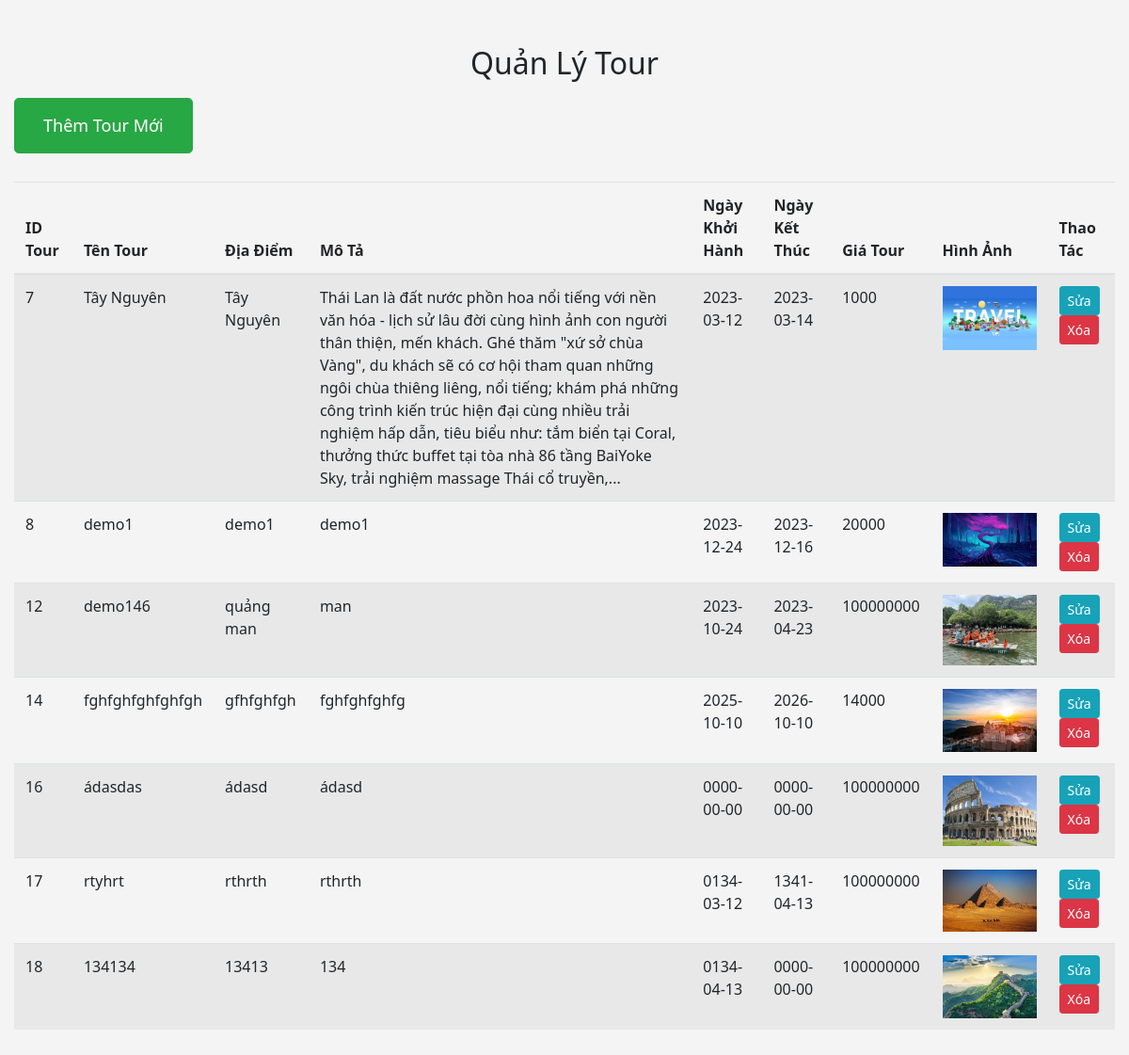
/admin/manage_tours.php, run on the app's committed database.
### tables this page shows
CREATE TABLE `tour` (
  `id_tour` int(11) NOT NULL,
  `ten_tour` varchar(255) NOT NULL,
  `dia_diem` varchar(100) NOT NULL,
  `mo_ta` text DEFAULT NULL,
  `ngay_khoi_hanh` date DEFAULT NULL,
  `ngay_ket_thuc` date DEFAULT NULL,
  `gia_tour` float DEFAULT NULL,
  `url_hinh` varchar(255) DEFAULT NULL
);

### includes/functions.php (called while the page is built, shortened)
<?php
include_once("../config/database.php");
function layDanhSachTour()
{
    global $conn;
    try {
        $query = "SELECT * FROM tour";
        $stmt = $conn->prepare($query);
        $stmt->execute();
        $result = $stmt->fetchAll(PDO::FETCH_ASSOC);
        return $result;
    } catch (PDOException $e) {
        echo "Lỗi: " . $e->getMessage();
        return false;
    }
}
?>

### admin/manage_tours.php (the view, shortened to what this page needs)
<?php
include("../includes/functions.php");
$tours = layDanhSachTour();
?>
<!DOCTYPE html>
<html lang="en">
<head>
    <link rel="stylesheet" href="https://maxcdn.bootstrapcdn.com/bootstrap/4.5.2/css/bootstrap.min.css">
</head>
<body>
    <div class="container">
        <h2 class="text-center mt-5">Quản Lý Tour</h2>
        <a href="add_tour.php" class="btn-action btn btn-success btn-lg">Thêm Tour Mới</a>
        <div class="table-responsive">
            <table class="table table-striped">
                <thead>
                    <tr>
                        <th>ID Tour</th>
                        <th>Tên Tour</th>
                        <th>Địa Điểm</th>
                        <th>Mô Tả</th>
                        <th>Ngày Khởi Hành</th>
                        <th>Ngày Kết Thúc</th>
                        <th>Giá Tour</th>
                        <th>Hình Ảnh</th>
                        <th>Thao Tác</th>
                    </tr>
                </thead>
                <tbody>
                    <?php foreach ($tours as $tour) : ?>
                        <tr>
                            <td><?= $tour['id_tour'] ?></td>
                            <td><?= $tour['ten_tour'] ?></td>
                            <td><?= $tour['dia_diem'] ?></td>
                            <td><?= $tour['mo_ta'] ?></td>
                            <td><?= $tour['ngay_khoi_hanh'] ?></td>
                            <td><?= $tour['ngay_ket_thuc'] ?></td>
                            <td><?= $tour['gia_tour'] ?></td>
                            <td><img src="../uploads/<?= $tour['url_hinh'] ?>" alt="Hình ảnh tour" style="max-width: 100px;"></td>
                            <td>
                            <a href="edit_tour.php?id=<?= $tour['id_tour'] ?>" class="btn btn-info btn-sm">Sửa</a>
                                <button class="btn btn-danger btn-sm" onclick="confirmDeleteTour(<?= $tour['id_tour']; ?>)">Xóa</button>
                            </td>
                        </tr>
                    <?php endforeach; ?>
                </tbody>
            </table>
        </div>
    </div>
</body>
</html>

### admin/manage_tours.php (style rules this page uses)
body { font-family: 'Segoe UI', Tahoma, Geneva, Verdana, sans-serif; background-color: #f4f4f4; margin: 0; padding: 0; }
.container { max-width: 1200px; margin: 20px auto; }
.btn-action { margin: 10px 0; font-size: 18px; padding: 15px 30px; }
.table-responsive { margin-top: 20px; }

### data on the page
tour: id_tour "7", ten_tour "Tây Nguyên", dia_diem "Tây Nguyên", mo_ta "Thái Lan là đất nước phồn hoa nổi tiếng với nền văn hóa - lịch sử lâu đời cùng hình ảnh con người thân thiện, mến khách. Ghé thăm \"xứ sở chùa Vàng\", du khách sẽ có cơ hội tham quan những ngôi chùa thiêng liêng, nổi tiếng; khám phá những công trình kiến trúc hiện đại cùng nhiều trải nghiệm hấp dẫn, tiêu biểu như: tắm biển tại Coral, thưởng thức buffet tại tòa nhà 86 tầng BaiYoke Sky, trải nghiệm massage Thái cổ truyền,...", ngay_khoi_hanh "2023-03-12", ngay_ket_thuc "2023-03-14", gia_tour "1000", url_hinh (picture)
tour: id_tour "8", ten_tour "demo1", dia_diem "demo1", mo_ta "demo1", ngay_khoi_hanh "2023-12-24", ngay_ket_thuc "2023-12-16", gia_tour "20000", url_hinh (picture)
tour: id_tour "12", ten_tour "demo146", dia_diem "quảng man", mo_ta "man", ngay_khoi_hanh "2023-10-24", ngay_ket_thuc "2023-04-23", gia_tour "100000000", url_hinh (picture)
tour: id_tour "14", ten_tour "fghfghfghfghfgh", dia_diem "gfhfghfgh", mo_ta "fghfghfghfg", ngay_khoi_hanh "2025-10-10", ngay_ket_thuc "2026-10-10", gia_tour "14000", url_hinh (picture)
tour: id_tour "16", ten_tour "ádasdas", dia_diem "ádasd", mo_ta "ádasd", ngay_khoi_hanh "0000-00-00", ngay_ket_thuc "0000-00-00", gia_tour "100000000", url_hinh (picture)
tour: id_tour "17", ten_tour "rtyhrt", dia_diem "rthrth", mo_ta "rthrth", ngay_khoi_hanh "0134-03-12", ngay_ket_thuc "1341-04-13", gia_tour "100000000", url_hinh (picture)
tour: id_tour "18", ten_tour "134134", dia_diem "13413", mo_ta "134", ngay_khoi_hanh "0134-04-13", ngay_ket_thuc "0000-00-00", gia_tour "100000000", url_hinh (picture)
